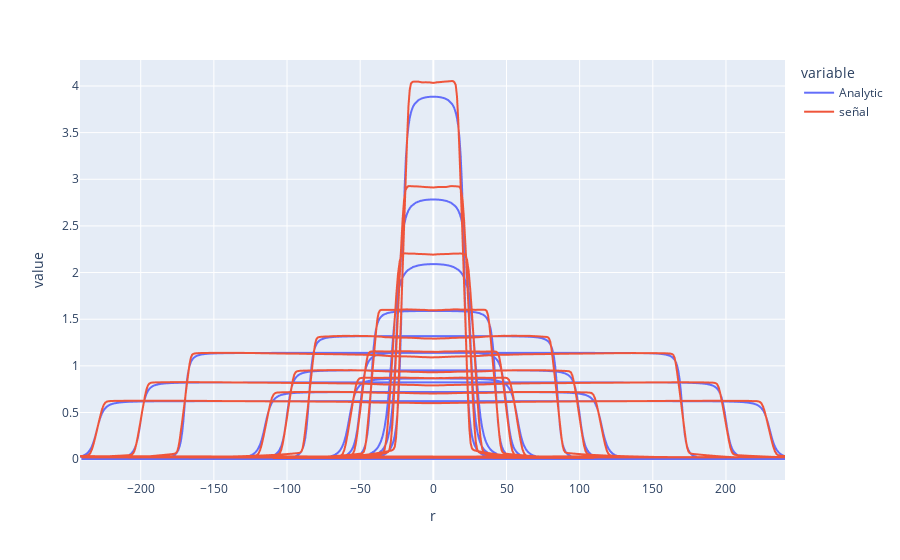

Notebook code for this chart:
### Code cell
Arg1 = (Mixed[Mixed['FFF']==0]['xpos']/(3))/((1 + (Mixed[Mixed['FFF']==0]['xpos']/(3))**2)**(1/2))
Arg2 = (Mixed[Mixed['FFF']==0]['xneg']/(3))/((1 + (Mixed[Mixed['FFF']==0]['xneg']/(3))**2)**(1/2))

Arg3 = (Mixed[Mixed['FFF']==0]['ypos']/(3))/((1 + (Mixed[Mixed['FFF']==0]['ypos']/(3))**2)**(1/2))
Arg4 = (Mixed[Mixed['FFF']==0]['yneg']/(3))/((1 + (Mixed[Mixed['FFF']==0]['yneg']/(3))**2)**(1/2))

a = Mixed[Mixed['FFF']==0]['Big Z'] * (Arg1+Arg2) * (Arg3+Arg4) * (1 + (Mixed[Mixed['FFF']==0]['Rho']**2) * (125 * Mixed[Mixed['FFF']==0]['Rho'] -2625 * Mixed[Mixed['FFF']==0]['Rho'] + 40000 * Mixed[Mixed['FFF']==0]['Rho'] -762500 * Mixed[Mixed['FFF']==0]['Rho'] + 725000 * Mixed[Mixed['FFF']==0]['Rho']))

a = a.reset_index(drop=True)

MIXEDF0 = Mixed[Mixed['FFF']==0].reset_index(drop=True)


NewA = []
for i in np.arange(0, len(a)):
    if MIXEDF0.loc[i, 'Limit']== 400:
        NewA.append(a[i]*3.7983564632926567)
    if MIXEDF0.loc[i, 'Limit']== 200:
        NewA.append(a[i]*4.406146812362383)
    if MIXEDF0.loc[i, 'Limit']== 100:
        NewA.append(a[i]*5.350154520100614)
    if MIXEDF0.loc[i, 'Limit']== 50:
        NewA.append(a[i]*13.506341128751757)



MIXEDF0['Analytic'] = NewA
MIXEDF0['x'] = Arg1*Arg2
MIXEDF0['y'] = Arg3*Arg4
MIXEDF0['2nd leg'] = Arg3*Arg4*Arg1*Arg2




MIXEDF0[(MIXEDF0['In']==1)].set_index('r')[['Analytic', 'señal']].plot()

### Figure 1 — Plotly figure (JSON) as saved in the notebook; plotly's stock layout.template omitted (floating-point values rounded to 4 significant figures; data arrays with more than 128 entries replaced by an {"elided": "..."} marker saying what was removed)
{"data": [{"hovertemplate": "variable=Analytic<br>r=%{x}<br>value=%{y}<extra></extra>", "legendgroup": "Analytic", "line": {"color": "#636efa", "dash": "solid"}, "mode": "lines", "name": "Analytic", "showlegend": true, "type": "scattergl", "x": {"elided": "1429 float values"}, "xaxis": "x", "y": {"elided": "1429 float values"}, "yaxis": "y"}, {"hovertemplate": "variable=señal<br>r=%{x}<br>value=%{y}<extra></extra>", "legendgroup": "señal", "line": {"color": "#EF553B", "dash": "solid"}, "mode": "lines", "name": "señal", "showlegend": true, "type": "scattergl", "x": {"elided": "1429 float values"}, "xaxis": "x", "y": {"elided": "1429 float values"}, "yaxis": "y"}], "layout": {"legend": {"title": {"text": "variable"}, "tracegroupgap": 0}, "margin": {"t": 60}, "xaxis": {"anchor": "y", "domain": [0, 1], "title": {"text": "r"}}, "yaxis": {"anchor": "x", "domain": [0, 1], "title": {"text": "value"}}}}
